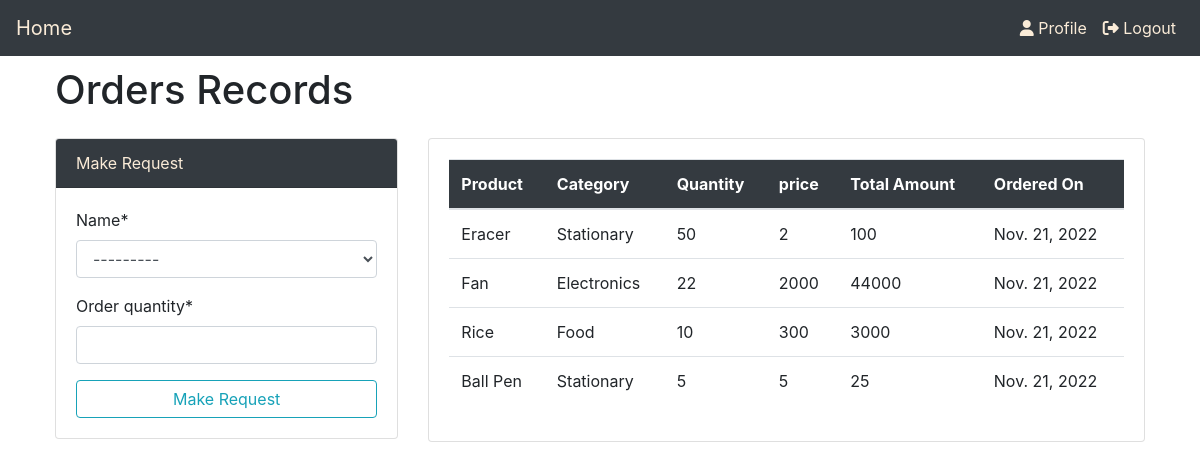
The app's page /index/ (signed in) with its own data.
### dashboard/models.py (models this page shows, shortened)
class Product(models.Model):
    name = models.CharField(max_length=100, null=True)
    quantity = models.PositiveIntegerField(null=True)
    category = models.CharField(max_length=50, choices=CATEGORY, null=True)
    unit_price = models.IntegerField(null=True)
    def __str__(self):
        return f'{self.name}'

class Order(models.Model):
    PAYMENT_PENDING = 'Pending'
    PAYMENT_DELIVERED = 'Delivered'
    PAYMENT_CANCELLED = 'Cancelled'
    PAYMENT_STATUS = [
        (PAYMENT_PENDING, 'Pending'),
        (PAYMENT_DELIVERED, 'Delivered'),
        (PAYMENT_CANCELLED, 'Cancelled'),
    ]
    name = models.ForeignKey(Product, on_delete=models.CASCADE, null=True)
    customer = models.ForeignKey(User, on_delete=models.CASCADE, null=True)
    order_quantity = models.PositiveIntegerField(null=True)
    payment_status = models.CharField(
        max_length=20, choices=PAYMENT_STATUS, default=PAYMENT_PENDING)
    placed_at = models.DateField(auto_now_add=True, null=True)
    @property
    def total_amount(self):
        return self.order_quantity*self.name.unit_price

### dashboard/views.py (the view)
# urls.py: path('index/', views.index, name='dashboard-index'),
@login_required(login_url='user-login')
def index(request):
    product = Product.objects.all()
    product_count = product.count()
    order = Order.objects.all()
    order_count = order.count()
    customer = User.objects.filter(groups=2)
    customer_count = customer.count()
    if request.method == 'POST':
        form = OrderForm(request.POST)
        if form.is_valid():
            obj = form.save(commit=False)
            obj.customer = request.user
            obj.save()
            return redirect('dashboard-index')
    else:
        form = OrderForm()
    context = {
        'form': form,
        'order': order,
        'product': product,
        'product_count': product_count,
        'order_count': order_count,
        'customer_count': customer_count,
    }
    return render(request, 'dashboard/index.html', context)

### dashboard/forms.py
class OrderForm(forms.ModelForm):
    class Meta:
        model = Order
        fields = ['name', 'order_quantity']

### templates/dashboard/index.html (shortened to what this page needs)
{% extends 'partials/base.html' %}
{% block content %}
{% if user.is_authenticated and user.is_staff and user.is_superuser %}
{% include 'partials/topside.html' %}
<div class="row ">
    <div class="col-md-6 my-4">
        <div class="bg-white">
            <div class="card-body">
                <canvas id="myChart1" width="400" height="300"></canvas>
                <script>
                    var ctx = document.getElementById('myChart1').getContext('2d');
                    var myChart1 = new Chart(ctx, {
                        type: 'pie',
                        data: {
                            labels: [{% for order in order %} '{{order.name}}',{% endfor %}],
                    datasets: [{
                        label: 'Orders',
                        data: [{% for order in order %} {{ order.order_quantity }}, {% endfor %}],
                        backgroundColor: [
                            'rgb(11, 29, 120)',
                            'rgb(0, 69, 165)',
                            'rgb(0, 105, 192)',
                            'rgb(0, 138, 197)',
                            'rgb(0, 169, 181)',
                            'rgb(0, 198, 152)',
                            'rgb(31, 224, 116)',
                            'rgb(0, 105, 192)',
                            'rgb(0, 138, 197)',
                            'rgb(0, 169, 181)',
                        ],
                            borderColor: [
                                'rgb(16,16,16)',
                                'rgb(16,16,16)',
                                'rgb(16,16,16)',
                                'rgb(16,16,16)',
                                'rgb(16,16,16)',
                                'rgb(16,16,16)',
                                'rgb(16,16,16)',
                                'rgb(16,16,16)',
                                'rgb(16,16,16)',
                                'rgb(16,16,16)',
                            ],
                                borderWidth: 1
                    }]
                        },
                    options: {
                        scales: {
                            yAxes: [{
                                ticks: {
                                    beginAtZero: true
                                }
                            }]
                        }
                    }
                    });
                </script>
            </div>
        </div>
    </div>
    <div class="col-md-6 my-4">
        <div class="bg-white">
            <div class="card-body">
                <canvas id="myChart" width="400" height="300"></canvas>
                <script>
                    var ctx = document.getElementById('myChart').getContext('2d');
                    var myChart = new Chart(ctx, {
                        type: 'bar',
                        data: {
                            labels: [{% for product in product %} '{{product.name}}', {% endfor %}],
                    datasets: [{
                        label: 'Products',
                        data: [{% for product in product %} {{ product.quantity }}, {% endfor %}],
                        backgroundColor: [
                            'rgb(11, 29, 120)',
                            'rgb(0, 69, 165)',
                            'rgb(0, 105, 192)',
                            'rgb(0, 138, 197)',
                            'rgb(0, 169, 181)',
                            'rgb(0, 198, 152)',
                            'rgb(31, 224, 116)',
                            'rgb(0, 105, 192)',
                            'rgb(0, 138, 197)',
                            'rgb(0, 169, 181)',
                        ],
                            borderColor: [
                                'rgb(16,16,16)',
                                'rgb(16,16,16)',
                                'rgb(16,16,16)',
                                'rgb(16,16,16)',
                                'rgb(16,16,16)',
                                'rgb(16,16,16)',
                                'rgb(16,16,16)',
                                'rgb(16,16,16)',
                                'rgb(16,16,16)',
                                'rgb(16,16,16)',
                            ],
                                borderWidth: 1
                    }]
                        },
                    options: {
                        scales: {
                            yAxes: [{
                                ticks: {
                                    beginAtZero: true
                                }
                            }]
                        }
                    }
                    });
                </script>
            </div>
        </div>
    </div>
</div>
{% else %}
{% include 'dashboard/customer_index.html' %}
{% endif%}
{% endblock %}

### templates/dashboard/customer_index.html (shortened to what this page needs)
{% load crispy_forms_tags %}
<div class="container" style="padding: 10px;">
    <div>
        <h1>Orders Records</h1>
    </div>
    <div class="row mt-4">
        <div class="col-md-4">
            <div class="card">
                <div class="card-header bg-dark" style="color: antiquewhite;">
                    Make Request
                </div>
                <div class="card-body">
                    <form method="POST">
                        {{ form|crispy }}
                        <input class="btn btn-outline-info btn-block" type="submit" value="Make Request">
                    </form>
                </div>
            </div>
        </div>
        <div class="col-md-8">
            <div class="card">
                <div class="card-body">
                    <table class="table bg-white">
                        <thead class="bg-dark text-white">
                            <tr>
                                <th scope="col">Product</th>
                                <th scope="col">Category</th>
                                <th scope="col">Quantity</th>
                                <th scope="col">price</th>
                                <th scope="col">Total Amount</th>
                                <th scope="col">Ordered On</th>
                            </tr>
                        </thead>
                        <tbody>
                            {% for order in order %}
                            {% if order.customer == user %}
                            <tr>
                                <td>{{ order.name.name }}</td>
                                <td>{{ order.name.category }}</td>
                                <td>{{ order.order_quantity }}</td>
                                <td>{{ order.name.unit_price }}</td>
                                <td>{{ order.total_amount }}</td>
                                <td>{{ order.placed_at }}</td>
                            </tr>
                            {% endif %}
                            {% endfor %}
                        </tbody>
                    </table>
                </div>
            </div>
        </div>
    </div>
</div>

### static/style.css (style rules this page uses)
body { background: rgba(255, 255, 255, 0.692); }

### records on screen
Product: name "---------"
Order: name.name "Eracer", name.category "Stationary", order_quantity "50", name.unit_price "2", total_amount "100", placed_at "Nov. 21, 2022"
Order: name.name "Fan", name.category "Electronics", order_quantity "22", name.unit_price "2000", total_amount "44000", placed_at "Nov. 21, 2022"
Order: name.name "Rice", name.category "Food", order_quantity "10", name.unit_price "300", total_amount "3000", placed_at "Nov. 21, 2022"
Order: name.name "Ball Pen", name.category "Stationary", order_quantity "5", name.unit_price "5", total_amount "25", placed_at "Nov. 21, 2022"
